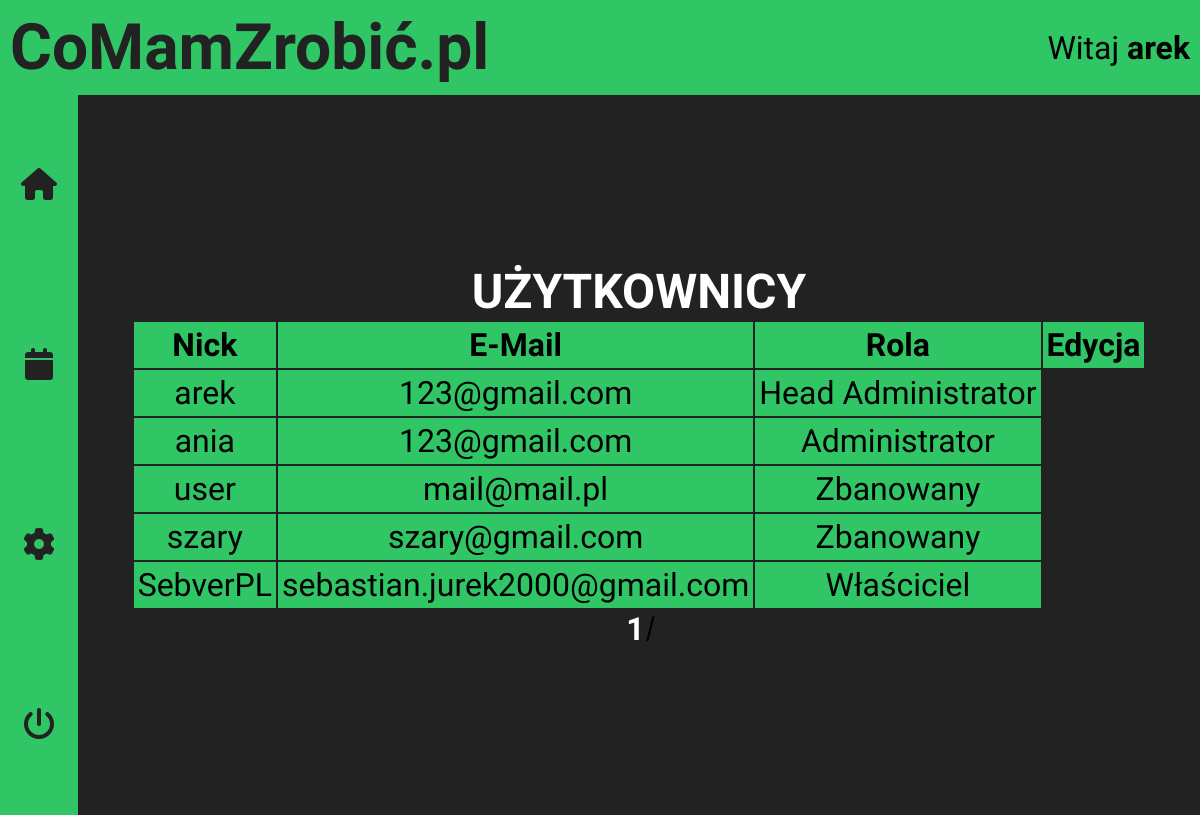
/users.php?page=1 (signed in), run on the app's committed database.
### tables this page shows
CREATE TABLE IF NOT EXISTS `users` (
  `ID` int(10) UNSIGNED NOT NULL AUTO_INCREMENT,
  `username` varchar(100) NOT NULL,
  `password` varchar(255) NOT NULL,
  `email` varchar(1000) NOT NULL,
  `roleID` int(10) UNSIGNED NOT NULL DEFAULT 3,
  `data` timestamp NOT NULL DEFAULT current_timestamp() ON UPDATE current_timestamp(),
  PRIMARY KEY (`ID`),
  KEY `roleID` (`roleID`)
);

### users.php (the view, shortened to what this page needs)
<!DOCTYPE html>
<html lang="pl-PL">
<head>
  <link rel="stylesheet" href="https://cdnjs.cloudflare.com/ajax/libs/font-awesome/6.1.1/css/all.min.css"
 />
  <link rel="stylesheet" href="src/css/styles.css">
</head>
<body>
  <div class="container">
    <?php
    include_once("panelHeader.php");
    ?>
    <main class="main-section">
      <?php
      include_once("panelNavigation.php");
      ?>
      <section class="panel-section">
        <h2 class="panel-heading2">Użytkownicy</h2>
        <aside class="table">
          <?php
          function t1($val, $min, $max)
          {
            return ($val >= $min && $val <= $max);
          }
          require_once('connect.php');
          $usersCountQuery = $conn->query("SELECT COUNT(ID) as cnt FROM users");
          $userCount = $usersCountQuery->fetch_object()->cnt;
          $limit = 10;
          $currentPage = isset($_GET['page']) ? intval($_GET['page'] - 1) : 1;
          $from = $currentPage * $limit;
          $allPages = ceil($userCount / $limit);
          $usersQuery = "SELECT u.ID, u.username, u.email, r.roleName, u.roleId FROM users u, roles r WHERE u.roleId = r.id ORDER BY u.ID LIMIT {$from}, {$limit}";
          $result = $conn->query($usersQuery);
          if ($result->num_rows > 0) {
            echo '<table class="tables">';
            echo <<<HEAD
              <tr>
                <th>Nick</th>
                <th>E-Mail</th>
                <th>Rola</th>
                <th>Edycja</th>
              </tr>
            HEAD;
            while ($row = $result->fetch_object()) {
              echo <<<TABLE
              <tr>
                <td>$row->username</td>
                <td>$row->email</td>
              TABLE;
              $roleId = $row->roleId;
              switch ($roleId) {
                case 1:
                  echo <<<TABLE
                      <td>Head Administrator</td>
                    TABLE;
                  break;
                case 2:
                  echo <<<TABLE
                      <td>Administrator</td>
                    TABLE;
                  break;
                case 4:
                  echo <<<TABLE
                      <td>Właściciel</td>
                    TABLE;
                  break;
                case 6:
                  echo <<<TABLE
                      <td>Zbanowany</td>
                    TABLE;
                  break;
              }
              echo '</tr>';
            }
            echo '</table>';
            echo '<section class="pages-section">';
            for ($i = 1; $i <= $allPages; $i++) {
              $active = ($i == ($currentPage + 1)) ? 'active' : '';
              if (t1($i, ($currentPage - 3), ($currentPage + 5))) {
                echo <<<END
                <a class="pages-links {$active}" href="users.php?page={$i}">{$i}</a><i class="space">|</i>
              END;
              }
            }
            echo '</section>';
          } else {
            echo <<<ERROR
              <p class="paragraph error">Brak użytkowników!</p>
            ERROR;
          }
          ?>
        </aside>
      </section>
    </main>
  </div>
</body>
</html>

### panelHeader.php
<header class="panel-header">
  <section class="left-panel-header">
    <h1 class="panel-heading1">CoMamZrobić.pl</h1>
  </section>
  <section class="right-panel-header">
    <p class="paragraph">Witaj <strong><?= $_SESSION['nick'] ?></strong></p>
  </section>
</header>

### panelNavigation.php (shortened to what this page needs)
<nav class="panel-navigation">
  <?php
  echo <<<LINK
    <a href="panel.php" alt="Strona główna" title="Strona Główna" class="nav-links"><i class="fa-solid fa-house"></i></a>
    <a href="thingsToDo.php?page=1" alt="Rzeczy do zrobienia" title="Rzeczy do zrobienia" class="nav-links"><i class="fa-solid fa-calendar"></i></a>
  LINK;
  echo <<<LINK
    <a href="settings.php" alt="Ustawienia Konta" title="Ustawienia Konta" class="nav-links"><i class="fa-solid fa-gear"></i></a>
    <a href="logOut.php" alt="Wyloguj się" title="Wyloguj się" class="nav-links"><i class="fa-solid fa-power-off"></i></a>
  LINK;
  ?>
</nav>

### src/css/styles.css (style rules this page uses)
* { margin: 0; padding: 0; -webkit-box-sizing: border-box; box-sizing: border-box; }
div.container { max-width: 1920px; margin: 0 auto; overflow: hidden; font-family: "Raleway", "Arial", sans-serif; font-size: 10px; }
a.pages-links { color: #fff; font-size: 2rem; text-decoration: none; -webkit-transition: color 0.2s linear; transition: color 0.2s linear; }
a.pages-links.active { font-weight: 700; }
.space { font-size: 1.8rem; }
p.paragraph { font-size: 2rem; text-align: center; }
h1.panel-heading1 { font-size: 4rem; color: #222; }
h2.panel-heading2 { font-size: 3rem; color: #fff; text-transform: uppercase; }
header.panel-header { background-color: #30c665; display: -webkit-box; display: -ms-flexbox; display: flex; -webkit-box-orient: horizontal; -webkit-box-direction: normal; -ms-flex-direction: row; flex-direction: row; -webkit-box-pack: justify; -ms-flex-pack: justify; justify-content: space-between; -webkit-box-align: center; -ms-flex-align: center; align-items: center; min-height: 10vh; }
header.panel-header section.left-panel-header, header.panel-header section.right-panel-header { margin: 10px; }
header.panel-header p.paragraph { font-size: 2rem; }
nav.panel-navigation { display: -webkit-box; display: -ms-flexbox; display: flex; -webkit-box-orient: vertical; -webkit-box-direction: normal; -ms-flex-direction: column; flex-direction: column; -ms-flex-pack: distribute; justify-content: space-around; -webkit-box-align: center; -ms-flex-align: center; align-items: center; min-height: 90vh; width: 6.5vw; background-color: #30c665; }
nav.panel-navigation a.nav-links { font-size: 2rem; color: #222; -webkit-transition: color 0.2s linear; transition: color 0.2s linear; }
main.main-section { display: -webkit-box; display: -ms-flexbox; display: flex; -webkit-box-orient: horizontal; -webkit-box-direction: normal; -ms-flex-direction: row; flex-direction: row; }
main.main-section section.panel-section { display: -webkit-box; display: -ms-flexbox; display: flex; -webkit-box-orient: vertical; -webkit-box-direction: normal; -ms-flex-direction: column; flex-direction: column; -webkit-box-pack: center; -ms-flex-pack: center; justify-content: center; -webkit-box-align: center; -ms-flex-align: center; align-items: center; -webkit-box-flex: 2; -ms-flex-positive: 2; flex-grow: 2; background-color: #222; }
section.pages-section { display: -webkit-box; display: -ms-flexbox; display: flex; -webkit-box-orient: horizontal; -webkit-box-direction: normal; -ms-flex-direction: row; flex-direction: row; -webkit-box-pack: center; -ms-flex-pack: center; justify-content: center; }
table.tables { font-size: 2rem; border-collapse: collapse; }
table.tables td, table.tables th { -webkit-box-sizing: content-box; box-sizing: content-box; border: 2px solid #222; padding: 4px; text-align: center; }
table.tables tr { background-color: #30c665; }

### data on the page
users: username "arek", email "123@gmail.com", shows "Head Administrator"
users: username "ania", email "123@gmail.com", shows "Administrator"
users: username "user", email "mail@mail.pl", shows "Zbanowany"
users: username "szary", email "szary@gmail.com", shows "Zbanowany"
users: username "SebverPL", email "sebastian.jurek2000@gmail.com", shows "Właściciel"

### other printed values
$_SESSION['nick'] "arek"
